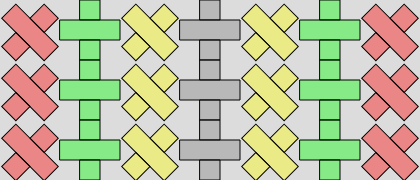
Frame 1 (no input)
Frame 60 (no input): identical to frame 1, image omitted
Frame 120 (the mouse pressed at the canvas centre since frame 60): identical to frame 1, image omitted

The p5.js sketch that drew this single still picture (run headless with seeded random() and noise() and a simulated clock; from frame 60 on, the mouse is pressed at the canvas centre):

// p5.js sketch
// ── sketch.js
function setup() {
  createCanvas(420, 180);
  create_ui();
}

function draw() {
  background(220);
  draw_row();
  translate(0,60);
  draw_row();
  translate(0,60);
  draw_row();
  update_ui()
}

function draw_row() {
  draw_fem(0, 0, [255,0,0,100]);
  draw_mon(60, 0, [0,255,0,100]);
  draw_fem(120, 0, [255,255,0,100]);
  draw_mon(180, 0, [128,128,128,100]);
  draw_fem(240, 0, [255,255,0,100]);
  draw_mon(300, 0, [0,255,0,100]);
  draw_fem(360, 0, [255,0,0,100]);
}

function draw_fem(xpos, ypos, acolor) {
  push();
  translate(xpos+30,ypos-10)
  rotate(PI/4);
  fill(acolor);
  rect(20, 0, 20, 20);     
  rect(0, 20, 60, 20);     
  rect(20, 40, 20, 20);     
  pop();
}

function draw_mon(xpos, ypos, acolor) {
  fill(acolor);
  translate(xpos,ypos)
  rect(20, 0, 20, 20);     
  rect(0, 20, 60, 20);     
  rect(20, 40, 20, 20);     
  translate(-xpos,-ypos)
}

function create_ui() {
  createSpan().id('mox');
  createSpan().id('moy');
  createSpan().id('cco');
}

function update_ui() {
  select('#mox').html('[mouseX='+mouseX+'] ')
  select('#moy').html('[mouseY='+mouseY+'] ')
  select('#cco').html('[RGBA='+get(mouseX,mouseY)+'] ')
}

// https://editor.p5js.org/jht1493/sketches/BPBunRg2H
// draw_fem mon matrix

// a duty free gift for the traveler
// theme for the Eulipions
// rahsaan roland kirk
